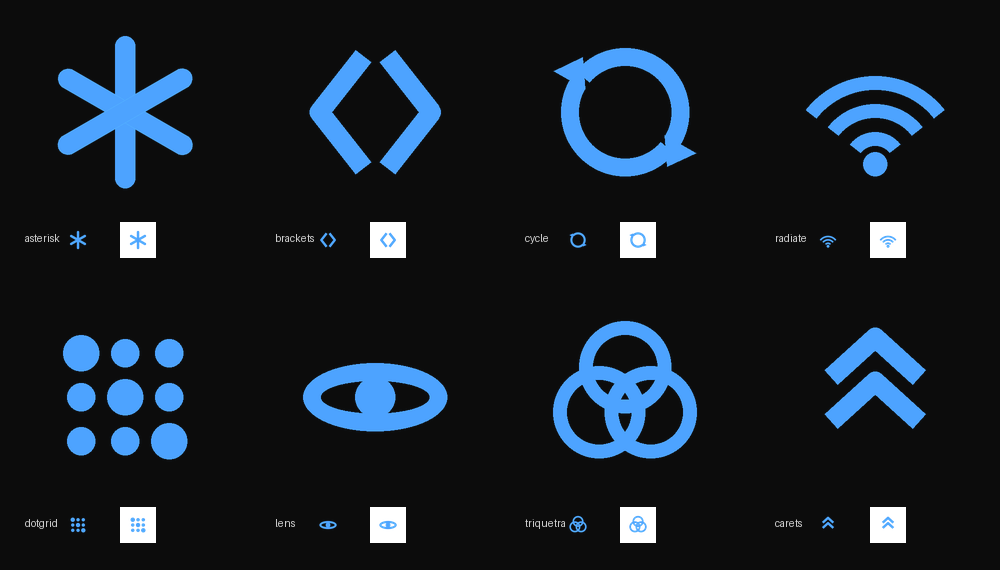

This figure's Python source:
"""Third batch of hand-crafted abstract logo marks (no AI API)."""

import math
from PIL import Image, ImageDraw

B = (0x4D, 0xA3, 0xFF, 255)
N = 400
SC = 4
OUT = "/Users/clupa/Documents/projects/clupai/branding"


def C():
    return Image.new("RGBA", (N, N), (0, 0, 0, 0))


def s(v):
    return v * SC


def rot(layer, deg):
    return layer.rotate(deg, resample=Image.BICUBIC, center=(N / 2, N / 2))


def asterisk():
    img = C()
    for a in (0, 60, 120):
        L = C(); dl = ImageDraw.Draw(L)
        dl.rounded_rectangle([s(45), s(12), s(55), s(88)], radius=s(5), fill=B)
        img.alpha_composite(rot(L, a))
    return img


def brackets():
    img = C(); d = ImageDraw.Draw(img)
    d.line([(s(44), s(22)), (s(22), s(50)), (s(44), s(78))], fill=B, width=s(10), joint="curve")
    d.line([(s(56), s(22)), (s(78), s(50)), (s(56), s(78))], fill=B, width=s(10), joint="curve")
    return img


def cycle():
    img = C(); d = ImageDraw.Draw(img)
    box = [s(18), s(18), s(82), s(82)]
    R, c = 32, 50
    d.arc(box, 40, 210, fill=B, width=s(9))
    d.arc(box, 220, 390, fill=B, width=s(9))
    for te in (210, 30):
        th = math.radians(te)
        rad = (math.cos(th), math.sin(th))
        tan = (-math.sin(th), math.cos(th))
        Pe = (c + R * rad[0], c + R * rad[1])
        tip = (Pe[0] + 13 * tan[0], Pe[1] + 13 * tan[1])
        b1 = (Pe[0] + 9 * rad[0], Pe[1] + 9 * rad[1])
        b2 = (Pe[0] - 9 * rad[0], Pe[1] - 9 * rad[1])
        d.polygon([(s(tip[0]), s(tip[1])), (s(b1[0]), s(b1[1])), (s(b2[0]), s(b2[1]))], fill=B)
    return img


def radiate():
    img = C(); d = ImageDraw.Draw(img)
    cx, cy = 50, 76
    for r in (16, 30, 44):
        d.arc([s(cx - r), s(cy - r), s(cx + r), s(cy + r)], 218, 322, fill=B, width=s(7))
    d.ellipse([s(cx - 6), s(cy - 6), s(cx + 6), s(cy + 6)], fill=B)
    return img


def dotgrid():
    img = C(); d = ImageDraw.Draw(img)
    for gx in (28, 50, 72):
        for gy in (28, 50, 72):
            r = 9 if gx == gy else 7   # accent the diagonal
            d.ellipse([s(gx - r), s(gy - r), s(gx + r), s(gy + r)], fill=B)
    return img


def lens():
    img = C(); d = ImageDraw.Draw(img)
    d.ellipse([s(14), s(33), s(86), s(67)], outline=B, width=s(9))
    d.ellipse([s(40), s(40), s(60), s(60)], fill=B)
    return img


def triquetra():
    img = C(); d = ImageDraw.Draw(img)
    for a in (-90, 30, 150):
        cx = 50 + 15 * math.cos(math.radians(a))
        cy = 50 + 15 * math.sin(math.radians(a))
        r = 23
        d.ellipse([s(cx - r), s(cy - r), s(cx + r), s(cy + r)], outline=B, width=s(7))
    return img


def carets():
    img = C(); d = ImageDraw.Draw(img)
    for oy in (0, 22):
        d.line([(s(28), s(40 + oy)), (s(50), s(20 + oy)), (s(72), s(40 + oy))],
               fill=B, width=s(10), joint="curve")
    return img


MARKS = [
    ("asterisk", asterisk), ("brackets", brackets), ("cycle", cycle), ("radiate", radiate),
    ("dotgrid", dotgrid), ("lens", lens), ("triquetra", triquetra), ("carets", carets),
]

for name, fn in MARKS:
    fn().save(f"{OUT}/vec-{name}.png")

cols, big = 4, 200
cellw, cellh = 250, 285
sheet = Image.new("RGBA", (cols * cellw, 2 * cellh), (12, 12, 12, 255))
d = ImageDraw.Draw(sheet)
for idx, (name, fn) in enumerate(MARKS):
    master = fn()
    r, c = divmod(idx, cols)
    ox, oy = c * cellw, r * cellh
    sheet.alpha_composite(master.resize((big, big), Image.LANCZOS), (ox + 25, oy + 12))
    fav = master.resize((24, 24), Image.LANCZOS)
    sheet.paste((12, 12, 12, 255), (ox + 60, oy + 222, ox + 96, oy + 258))
    sheet.alpha_composite(fav, (ox + 66, oy + 228))
    sheet.paste((255, 255, 255, 255), (ox + 120, oy + 222, ox + 156, oy + 258))
    sheet.alpha_composite(fav, (ox + 126, oy + 228))
    d.text((ox + 25, oy + 232), name, fill=(210, 210, 210, 255))
sheet.convert("RGB").save(f"{OUT}/vector_ideas3.png")
print("wrote vector_ideas3.png + 8 vec-*.png masters")
